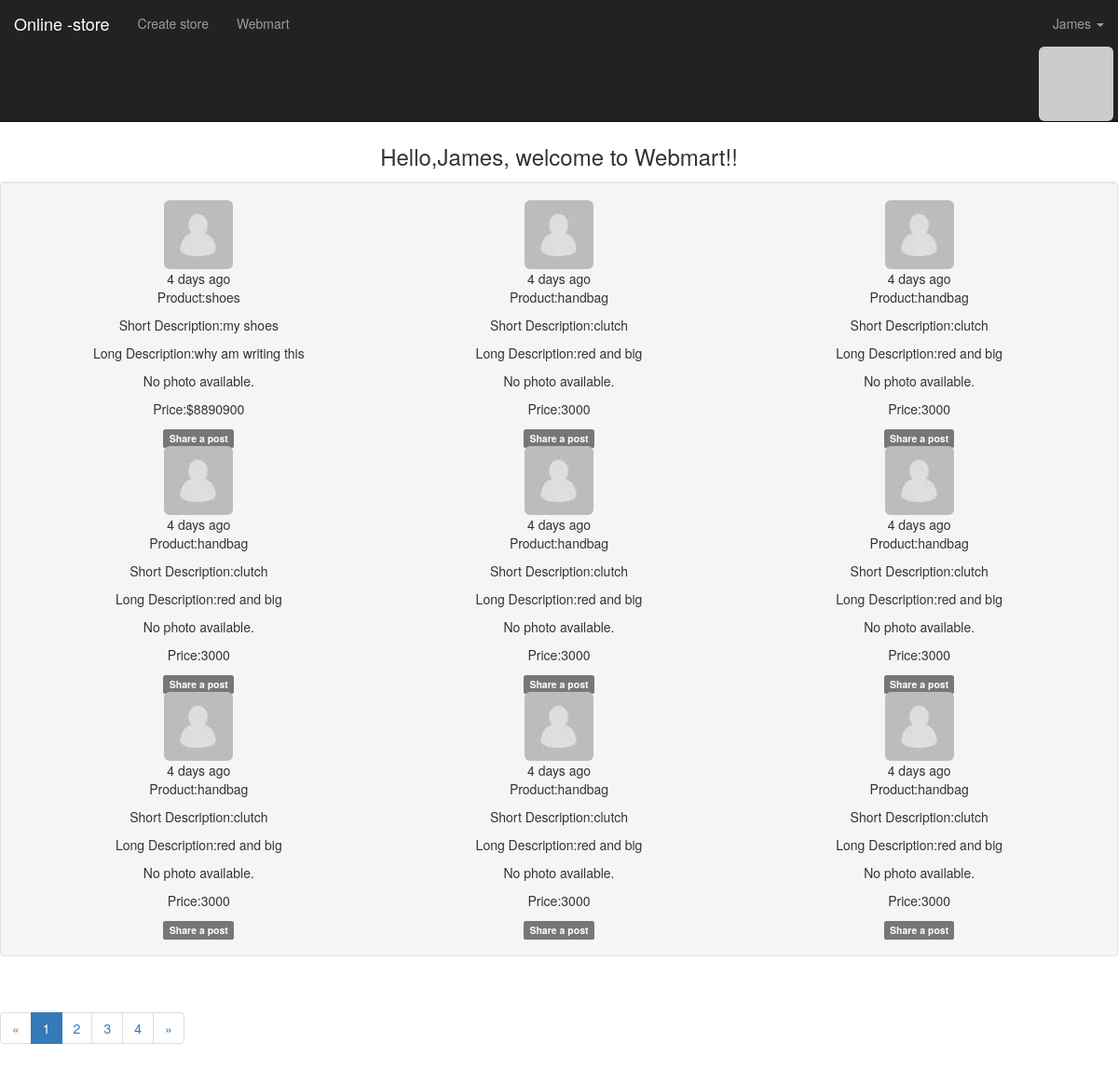
/ (signed in), run on an earlier commit of the app's database.
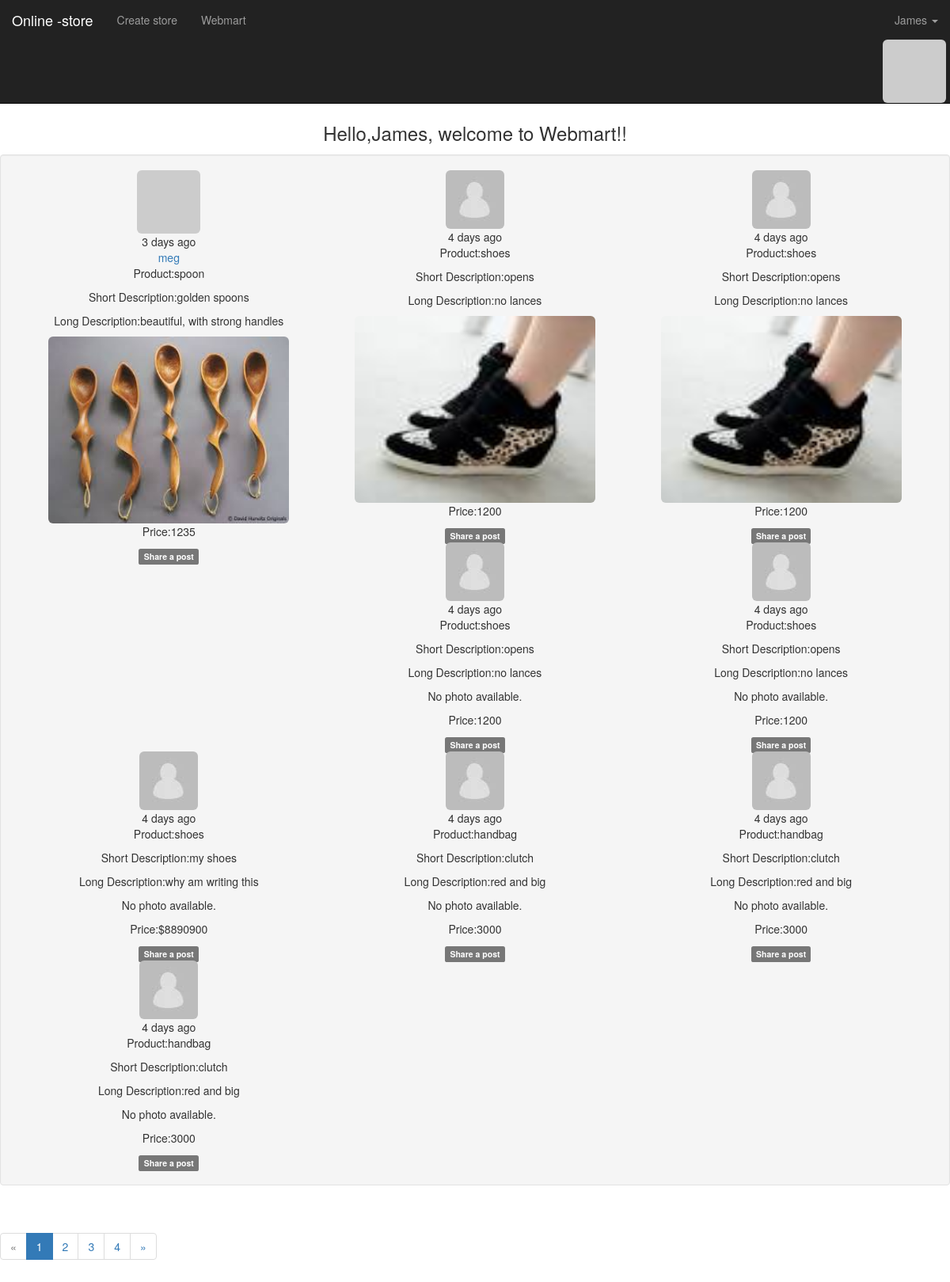
And on a later commit of the database.
### app/model.py (models this page shows, shortened)
class Post(db.Model):
    __tablename__ = 'posts'# this is the product section
    id = db.Column(db.Integer, primary_key=True)
    product= db.Column(db.String, nullable=False)
    short_description = db.Column(db.String(64))
    Long_description = db.Column(db.String(225))
    uploadPhotoes = db.Column(db.String(255))
    price = db.Column(db.Integer, nullable=False)
    timestamp = db.Column(db.DateTime, index=True, default=datetime.utcnow)
    author_id = db.Column(db.Integer, db.ForeignKey('users.id'))
    comments = db.relationship('Comment', backref='post', lazy='dynamic')

class User(UserMixin, db.Model):
    __tablename__='users'
    id = db.Column(db.Integer, primary_key=True)
    name = db.Column(db.String(128), nullable=False)
    email = db.Column(db.String(128), nullable=False)
    password = db.Column(db.String(192), nullable=False)
    password_hash =db.Column(db.String(128))
    confirmed = db.Column(db.Boolean, default=False)
    avatar_hash = db.Column(db.String(32))
    member_since = db.Column(db.DateTime(), default=datetime.utcnow)
    last_seen = db.Column(db.DateTime(), default=datetime.now)
    role_id =db.Column(db.Integer, db.ForeignKey('roles.id'))
    posts = db.relationship('Post', backref='author', lazy='dynamic')
    comments = db.relationship('Comment', backref='author', lazy='dynamic')
    @property
    def password(self):
        raise AttributeError('password is are hidden attributes')
    @password.setter
    def password(self, password):
        self.password_hash = generate_password_hash(password)
    @login_manager.user_loader
    def load_user(user_id):
        return User.query.get(int(user_id))
    def ping(self):
        self.last_seen = datetime.utcnow()
        db.session.add(self)
    def gravatar(self, size=100, default='identicon', rating='g'):
        if request.is_secure:
            url = 'https://secure.gravatar.com/avatar'
        else:
            url = 'http://www.gravatar.com/avatar'
        hash = hashlib.md5(self.email.encode('utf-8')).hexdigest()
        return '{url}/{hash}?s={size}&d={default}&r={rating}'.format(
                                                                    url=url, hash=hash, size=size,
                                                                    default=default, rating=rating)

### app/main/view.py (the view)
@main.route('/')
@login_required
def index():
    page = request.args.get('page', 1, type=int)
    pagination = Post.query.order_by(Post.timestamp.desc()).paginate(
    page, per_page=current_app.config['JOKENIA_POSTS_PER_PAGE'],
    error_out=False)
    posts = pagination.items
    return render_template('main/index.html', posts=posts,pagination=pagination )

### app/auth/view.py (called while the page is built)
@auth.before_app_request
def before_request():
    if current_user.is_authenticated:
        current_user.ping()
        if not current_user.confirmed \
                and request.endpoint[:5] != 'auth.':
            return redirect(url_for('auth.unconfirmed'))

### app/main/__init__.py (called while the page is built)
@main.app_context_processor
def inject_permissions():
    return dict(Permission=Permission)

### app/templates/main/index.html
{% extends "layout.html" %}
{% import "bootstrap/wtf.html" as wtf %}
{% import "main/macro.html" as macros %}
{% block content %}
{% if current_user.is_authenticated %}
<p style="text-align:center; font-size:24px;"> Hello,{{ current_user.name }}, welcome to Webmart!!</p>
{% endif %}
    <div class="well">
        {% include 'main/_post.html' %}
        <div class="clearfix"></div>
    </div>
    <div class="text-centre">
        <div class="pagination">
                {{ macros.pagination_widget(pagination, '.index') }}
        </div>
    </div>
{% endblock %}

### app/templates/main/_post.html (shortened to what this page needs)
{% for post in posts %}
<div class="col-md-4 text-center">
    <div class="profile-thumbnail">
        <a href="{{ url_for('main.user', name=post.author.name) }}">
            <img class="img-rounded profile-thumbnail"
            src="{{ post.author.gravatar(size=20) if post.author else url_for('static', filename='images/uploads/default.jpg')}}">
        </a>
    </div>
    <div class="post-content">
        <div class="post-date">{{ moment(post.timestamp).fromNow() }}</div>
            <div class="post-author">
                <a href="{{ url_for('main.user', name=post.author.name) }}">
                {{ post.author.name }}
                </a>
            </div>
         <div class="post-body" required>
                <p>Product:{{ post.product }}</p>
                 </div>
        <div class="post-body" required>
                <p>Short Description:{{ post.short_description }}</p>
        </div>
        <div class="post-body">
                <p>Long Description:{{ post.Long_description }}</p>
        </div>
        <div class="post-body">
            {% if post.uploadPhotoes %}
                <img src="{{ url_for('static', filename='images/uploads/'+ post.uploadPhotoes) }}" class="img-rounded" alt="{{post.product}}" width="304" height="236">
            {% else %}
                <p>No photo available.</p>
            {% endif %}
            </div>
        <div class="post-body" required>
                <p>Price:{{ post.price }}</p>
        </div>
            <a href="{{ url_for('.post', id=post.id) }}">
                <span class="label label-default">Share a post </span>
            </a>
    </div>
</div>
{% endfor %}

What changed in the data, as far as the page shows it:
no longer on this page (row unchanged): Post: timestamp "4 days ago", product "handbag", short_description "clutch", Long_description "red and big", shows "No photo available.", price "3000"
no longer on this page (row unchanged): Post: timestamp "4 days ago", product "handbag", short_description "clutch", Long_description "red and big", shows "No photo available.", price "3000"
no longer on this page (row unchanged): Post: timestamp "4 days ago", product "handbag", short_description "clutch", Long_description "red and big", shows "No photo available.", price "3000"
no longer on this page (row unchanged): Post: timestamp "4 days ago", product "handbag", short_description "clutch", Long_description "red and big", shows "No photo available.", price "3000"
no longer on this page (row unchanged): Post: timestamp "4 days ago", product "handbag", short_description "clutch", Long_description "red and big", shows "No photo available.", price "3000"
added Post: timestamp "3 days ago", author.name "meg", product "spoon", short_description "golden spoons", Long_description "beautiful, with strong handles", uploadPhotoes+product (picture), price "1235"
added Post: timestamp "4 days ago", product "shoes", short_description "opens", Long_description "no lances", uploadPhotoes (picture), price "1200"
added Post: timestamp "4 days ago", product "shoes", short_description "opens", Long_description "no lances", uploadPhotoes (picture), price "1200"
added Post: timestamp "4 days ago", product "shoes", short_description "opens", Long_description "no lances", shows "No photo available.", price "1200"
added Post: timestamp "4 days ago", product "shoes", short_description "opens", Long_description "no lances", shows "No photo available.", price "1200"
